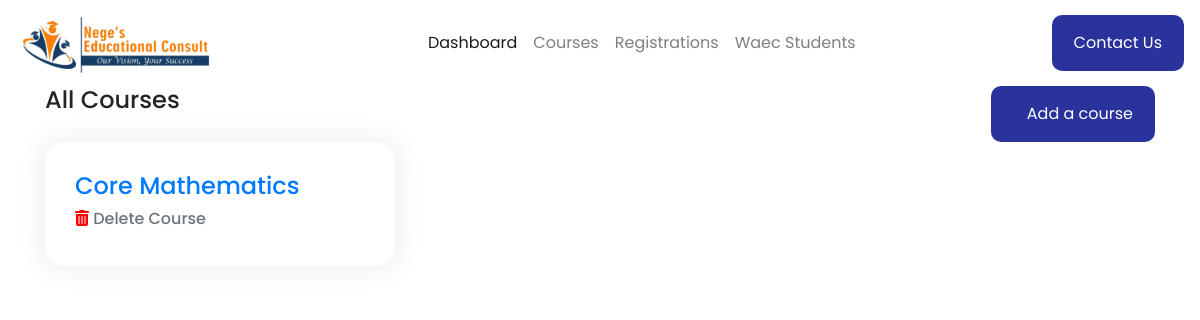
The app's page /courses, older data.
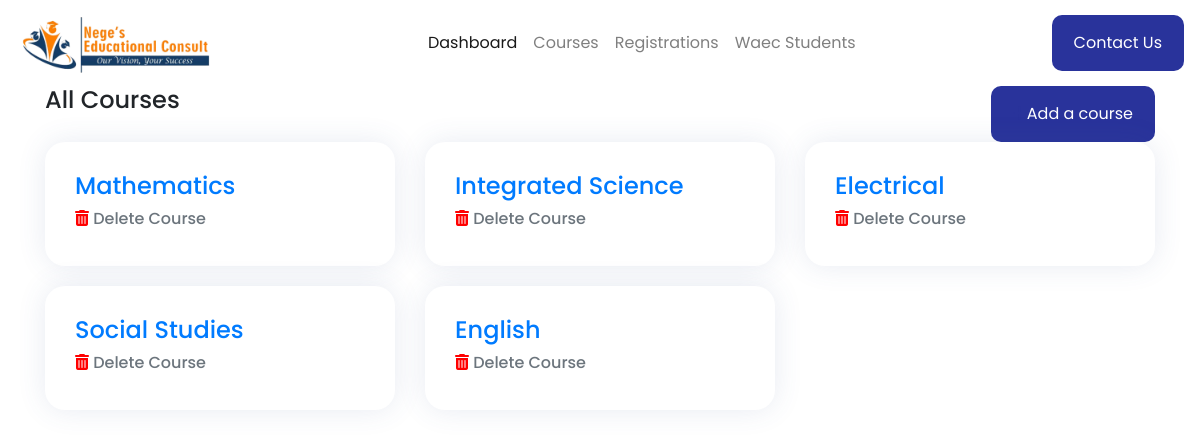
The same page, newer data.
### app.py (models this page shows, shortened)
class Courses(db.Model):
    id = db.Column(db.Integer, primary_key=True)
    name = db.Column(db.String, nullable=False)
    description = db.Column(db.String)

### app.py (the view)
@app.route("/courses")
def courses():
    courses = Courses.query.all()
    return render_template('courses.html',courses=courses)

### templates/courses.html (shortened to what this page needs)
{% extends "dash.html" %}
{% block body %}
<div class="container">
    <div style="display:flex; justify-content: space-between;">
        <h4>All Courses</h4>
        <a href="{{url_for('addcourse')}}">
            <button class="button"><i class="fa fa-plus" aria-hidden="true"></i>Add a course</button>
        </a>
    </div>
        <div class="row">
            {% for course in courses %}
            <div class="col-md-4">
                <div class="card">
                    <a href="{{url_for('viewcourse', course=course.name)}}">
                        <h4>{{course.name}}</h4>
                    </a>
                    <a href="{{url_for('delete', id=course.id)}}">
                        <h6 class="text-muted"><i style="color: red;" class="fas fa-trash-alt"></i> Delete Course</h4>
                    </a>
                </div>
            </div>
            {% endfor %}
        </div>
    </div>
{% endblock %}

### templates/dash.html (shortened to what this page needs)
<!doctype html>
<html lang="en">
  <head>
    <link rel="stylesheet" href="https://stackpath.bootstrapcdn.com/bootstrap/4.3.1/css/bootstrap.min.css">
    <link rel="stylesheet" href="https://unpkg.com/aos@next/dist/aos.css" />
    <link rel="stylesheet" href="./css/style.css">
    <link rel="stylesheet" type="text/css" href="{{ url_for('static', filename='css/style.css') }}">
  </head>
  <body>
    <nav  class="navbar navbar-expand-lg navbar-light bg-transparent">
        <a class="navbar-brand" href="{{url_for('home')}}"><img src="../static/img/logo.png" width="200" alt="ikolilu"></a>
        <div class="collapse navbar-collapse" id="navbarText">
          <span class="navbar-text" style="margin-left: auto; margin-right: auto;">
            <ul class="navbar-nav ml-auto mr-auto" style="margin-left: auto;">
              <li class="nav-item active">
                <a class="nav-link" href="{{url_for("dashboard")}}">Dashboard</a>
              </li>
              <li class="nav-item">
                <a class="nav-link" href="{{url_for("courses")}}">Courses</a>
              </li>
              <li class="nav-item">
                <a class="nav-link" href="{{url_for("registrations")}}">Registrations</a>
              </li>
              <li class="nav-item">
                <a class="nav-link" href="{{url_for("waecstudents")}}">Waec Students </a>
              </li>
        </ul>
      </span>
      <div class="form-inline my-2 my-lg-0">
        <a href="#footer"><button class="button">Contact Us</button></a>
      </div>
</div>
      </nav>
    {% block body %}{% endblock %}
  </body>
</html>

### static/css/style.css (style rules this page uses)
html { scroll-behavior: smooth; }
.button { padding: 8px 16px; background-color:#29339B; color: white; border-radius: 10px; border: none; padding: 16px 22px; }
.card { box-shadow: 0 0 29px 0 rgba(68, 88, 144, 0.12); border: none; padding: 30px; margin-bottom: 20px; display: inherit; border-radius: 20px; }
i { color: #29339B; }
body { font-family: 'Poppins','sans-serif'; }

Row changes from the older to the newer data that the page shows:
removed Courses: name "Core Mathematics"
added Courses: name "Mathematics"
added Courses: name "Integrated Science"
added Courses: name "Electrical"
added Courses: name "Social Studies"
added Courses: name "English"
